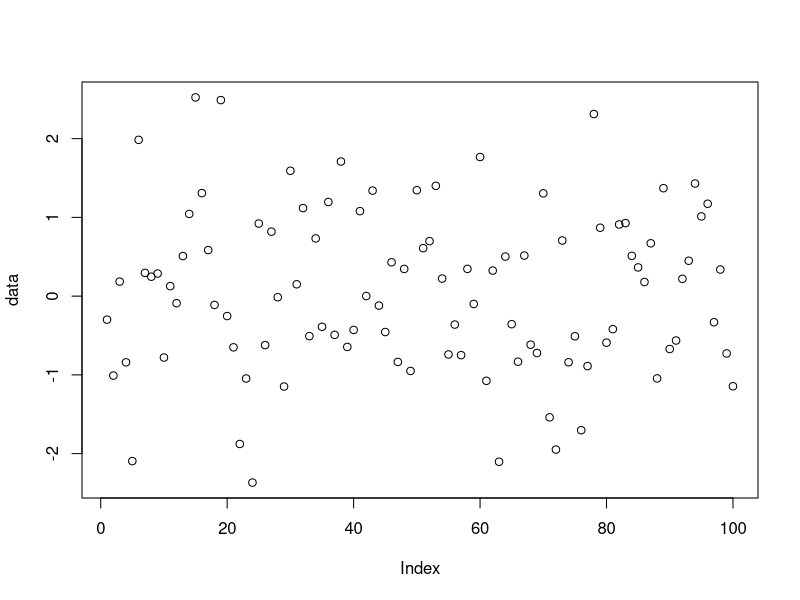
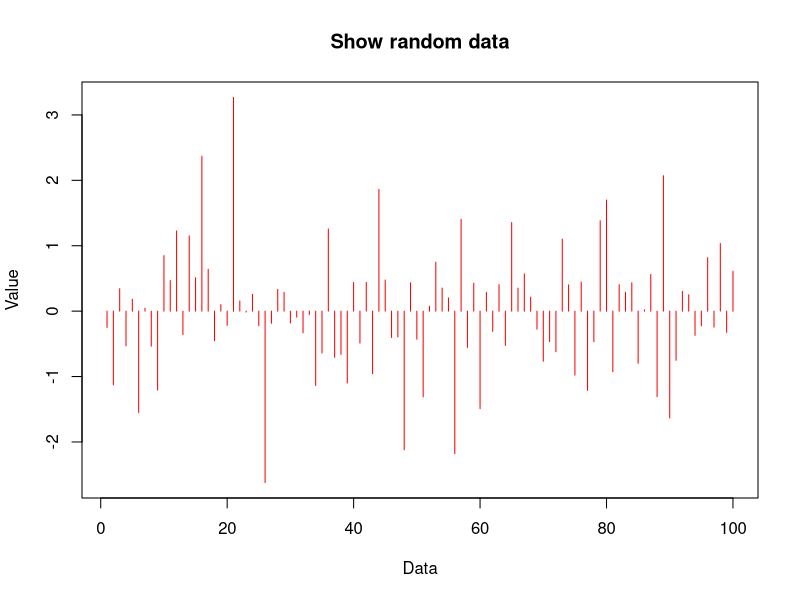

Write the R code that produced these figures, in order.
data = rnorm(100)
plot(data)


#### Workshop with plot function ####
data = rnorm(100)
plot(data, type='h', main='Show random data', xlab='Data', ylab='Value',col='red')

# Load file R
#source("plot_data.R")